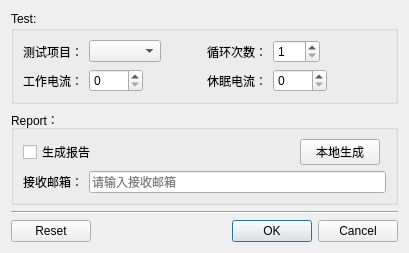
<?xml version="1.0" encoding="UTF-8"?>
<ui version="4.0">
 <class>toolConfig</class>
 <widget class="QDialog" name="toolConfig">
  <property name="geometry">
   <rect>
    <x>0</x>
    <y>0</y>
    <width>409</width>
    <height>227</height>
   </rect>
  </property>
  <property name="windowTitle">
   <string>toolConfig</string>
  </property>
  <layout class="QGridLayout" name="gridLayout_4">
   <item row="0" column="0">
    <widget class="QGroupBox" name="groupBox">
     <property name="title">
      <string>Test:</string>
     </property>
     <property name="flat">
      <bool>true</bool>
     </property>
     <layout class="QGridLayout" name="gridLayout">
      <item row="0" column="0" colspan="2">
       <layout class="QHBoxLayout" name="horizontalLayout_4">
        <item>
         <widget class="QLabel" name="label_4">
          <property name="text">
           <string>测试项目：</string>
          </property>
         </widget>
        </item>
        <item>
         <widget class="QComboBox" name="comboItemList"/>
        </item>
        <item>
         <spacer name="horizontalSpacer_3">
          <property name="orientation">
           <enum>Qt::Horizontal</enum>
          </property>
          <property name="sizeHint" stdset="0">
           <size>
            <width>40</width>
            <height>20</height>
           </size>
          </property>
         </spacer>
        </item>
       </layout>
      </item>
      <item row="0" column="2">
       <layout class="QHBoxLayout" name="horizontalLayout">
        <item>
         <widget class="QLabel" name="label">
          <property name="text">
           <string>循环次数：</string>
          </property>
         </widget>
        </item>
        <item>
         <widget class="QSpinBox" name="spinFrequency">
          <property name="minimum">
           <number>1</number>
          </property>
          <property name="maximum">
           <number>255</number>
          </property>
         </widget>
        </item>
        <item>
         <spacer name="horizontalSpacer">
          <property name="orientation">
           <enum>Qt::Horizontal</enum>
          </property>
          <property name="sizeHint" stdset="0">
           <size>
            <width>40</width>
            <height>20</height>
           </size>
          </property>
         </spacer>
        </item>
       </layout>
      </item>
      <item row="1" column="2">
       <layout class="QHBoxLayout" name="horizontalLayout_5">
        <item>
         <widget class="QLabel" name="label_10">
          <property name="text">
           <string>休眠电流：</string>
          </property>
         </widget>
        </item>
        <item>
         <widget class="QSpinBox" name="spinCurrentSleep">
          <property name="maximum">
           <number>2000</number>
          </property>
         </widget>
        </item>
        <item>
         <spacer name="horizontalSpacer_5">
          <property name="orientation">
           <enum>Qt::Horizontal</enum>
          </property>
          <property name="sizeHint" stdset="0">
           <size>
            <width>40</width>
            <height>20</height>
           </size>
          </property>
         </spacer>
        </item>
       </layout>
      </item>
      <item row="1" column="0" colspan="2">
       <layout class="QHBoxLayout" name="horizontalLayout_2">
        <item>
         <widget class="QLabel" name="label_2">
          <property name="text">
           <string>工作电流：</string>
          </property>
         </widget>
        </item>
        <item>
         <widget class="QSpinBox" name="spinCurrent">
          <property name="maximum">
           <number>2000</number>
          </property>
         </widget>
        </item>
        <item>
         <spacer name="horizontalSpacer_4">
          <property name="orientation">
           <enum>Qt::Horizontal</enum>
          </property>
          <property name="sizeHint" stdset="0">
           <size>
            <width>40</width>
            <height>20</height>
           </size>
          </property>
         </spacer>
        </item>
       </layout>
      </item>
     </layout>
    </widget>
   </item>
   <item row="1" column="0">
    <widget class="QGroupBox" name="groupBox_2">
     <property name="title">
      <string>Report：</string>
     </property>
     <property name="flat">
      <bool>true</bool>
     </property>
     <layout class="QGridLayout" name="gridLayout_2">
      <item row="1" column="0" colspan="4">
       <layout class="QHBoxLayout" name="horizontalLayout_3">
        <item>
         <widget class="QLabel" name="label_3">
          <property name="text">
           <string>接收邮箱：</string>
          </property>
         </widget>
        </item>
        <item>
         <widget class="QLineEdit" name="lineEmail">
          <property name="toolTip">
           <string>英文字符串，以逗号间隔</string>
          </property>
          <property name="placeholderText">
           <string>请输入接收邮箱</string>
          </property>
         </widget>
        </item>
       </layout>
      </item>
      <item row="0" column="2">
       <widget class="QPushButton" name="btnLocalReport">
        <property name="text">
         <string>本地生成</string>
        </property>
       </widget>
      </item>
      <item row="0" column="0">
       <widget class="QCheckBox" name="checkReportCreat">
        <property name="text">
         <string>生成报告</string>
        </property>
       </widget>
      </item>
      <item row="0" column="1">
       <spacer name="horizontalSpacer_2">
        <property name="orientation">
         <enum>Qt::Horizontal</enum>
        </property>
        <property name="sizeHint" stdset="0">
         <size>
          <width>230</width>
          <height>20</height>
         </size>
        </property>
       </spacer>
      </item>
     </layout>
    </widget>
   </item>
   <item row="2" column="0">
    <widget class="Line" name="line">
     <property name="orientation">
      <enum>Qt::Horizontal</enum>
     </property>
    </widget>
   </item>
   <item row="3" column="0">
    <widget class="QDialogButtonBox" name="buttonBox">
     <property name="orientation">
      <enum>Qt::Horizontal</enum>
     </property>
     <property name="standardButtons">
      <set>QDialogButtonBox::Cancel|QDialogButtonBox::Ok|QDialogButtonBox::Reset</set>
     </property>
    </widget>
   </item>
  </layout>
 </widget>
 <resources/>
 <connections>
  <connection>
   <sender>buttonBox</sender>
   <signal>accepted()</signal>
   <receiver>toolConfig</receiver>
   <slot>accept()</slot>
   <hints>
    <hint type="sourcelabel">
     <x>248</x>
     <y>254</y>
    </hint>
    <hint type="destinationlabel">
     <x>157</x>
     <y>274</y>
    </hint>
   </hints>
  </connection>
  <connection>
   <sender>buttonBox</sender>
   <signal>rejected()</signal>
   <receiver>toolConfig</receiver>
   <slot>reject()</slot>
   <hints>
    <hint type="sourcelabel">
     <x>316</x>
     <y>260</y>
    </hint>
    <hint type="destinationlabel">
     <x>286</x>
     <y>274</y>
    </hint>
   </hints>
  </connection>
 </connections>
</ui>
